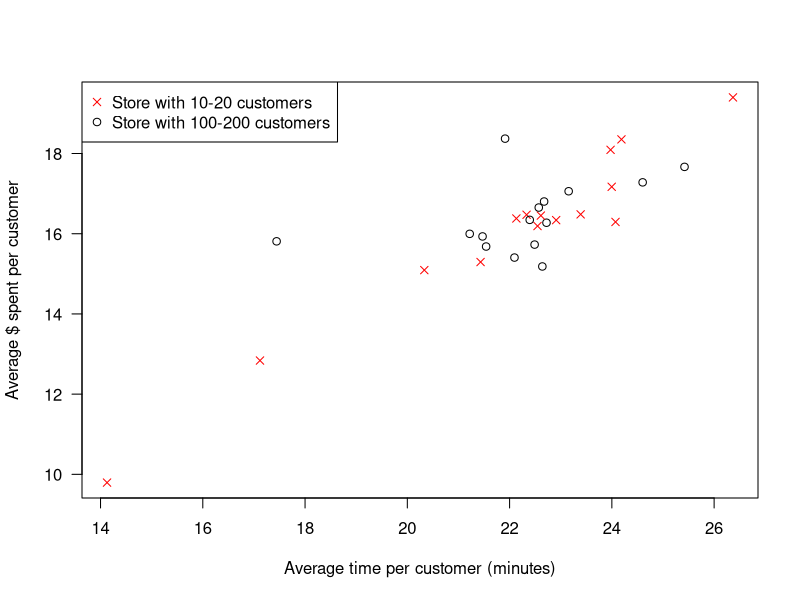
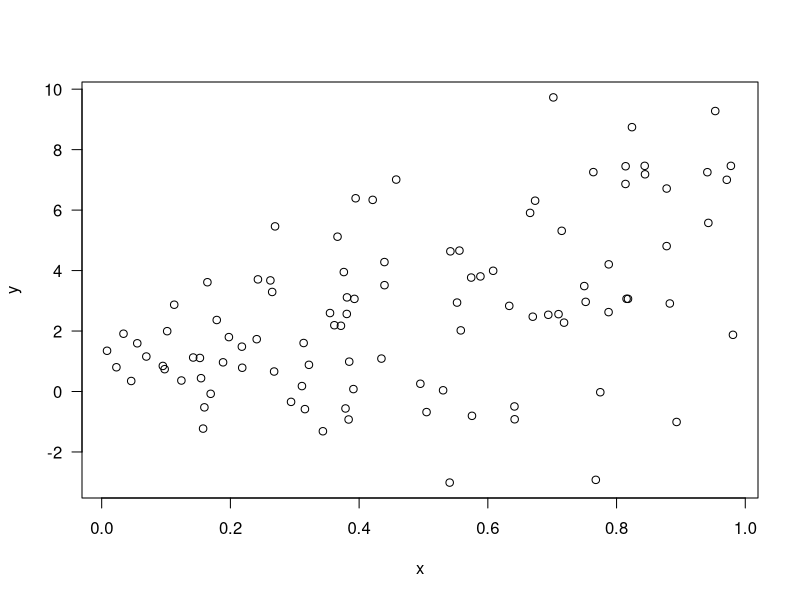
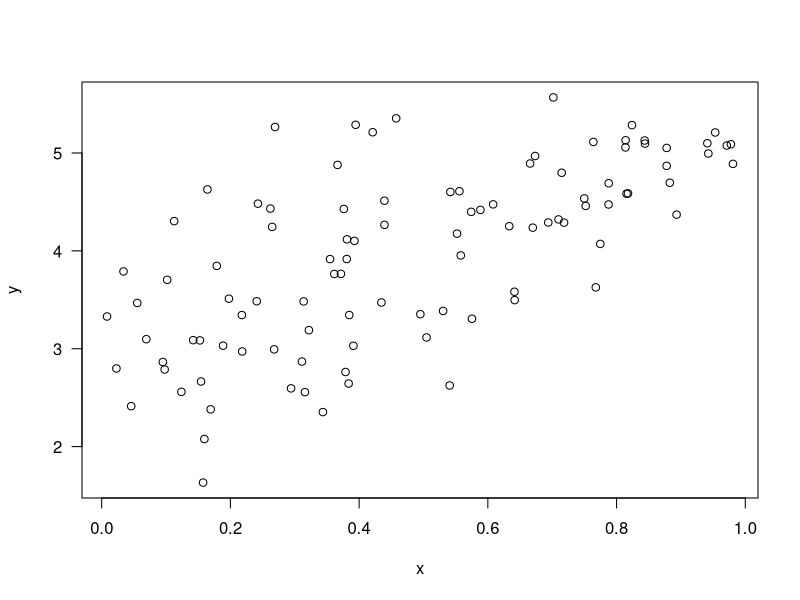
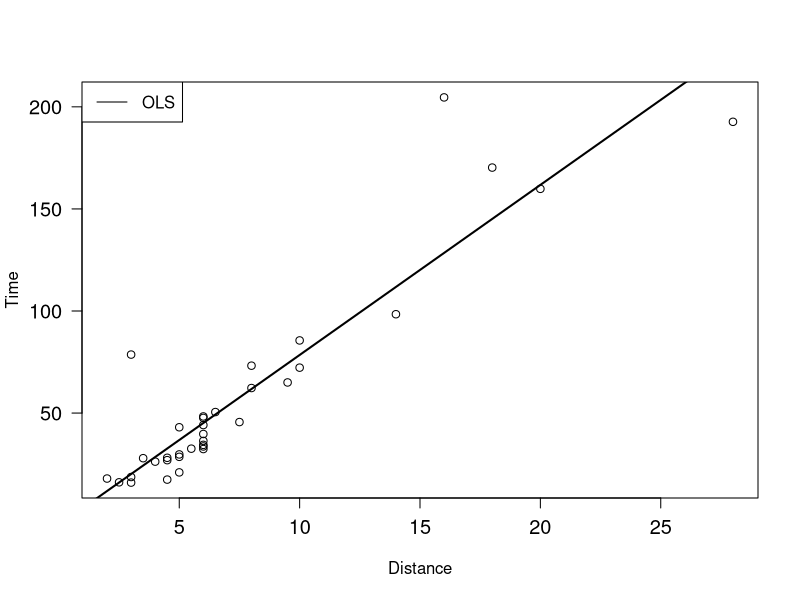
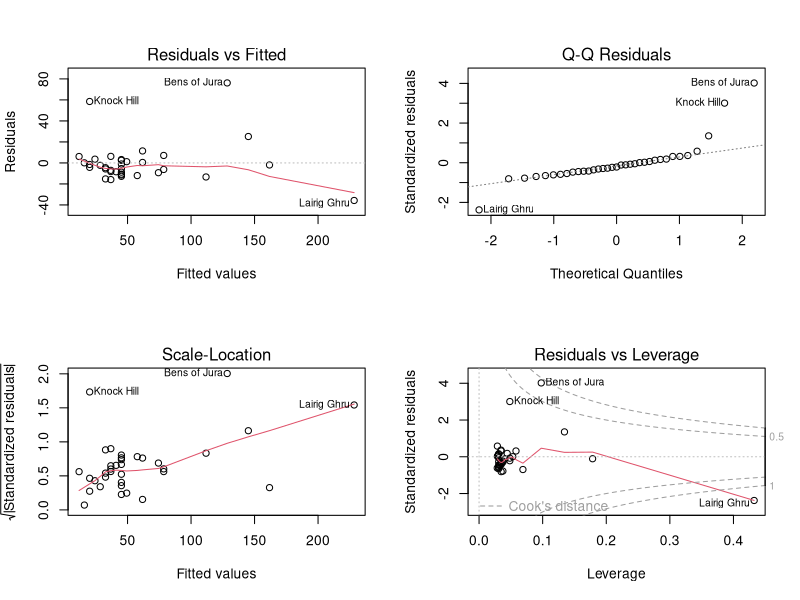
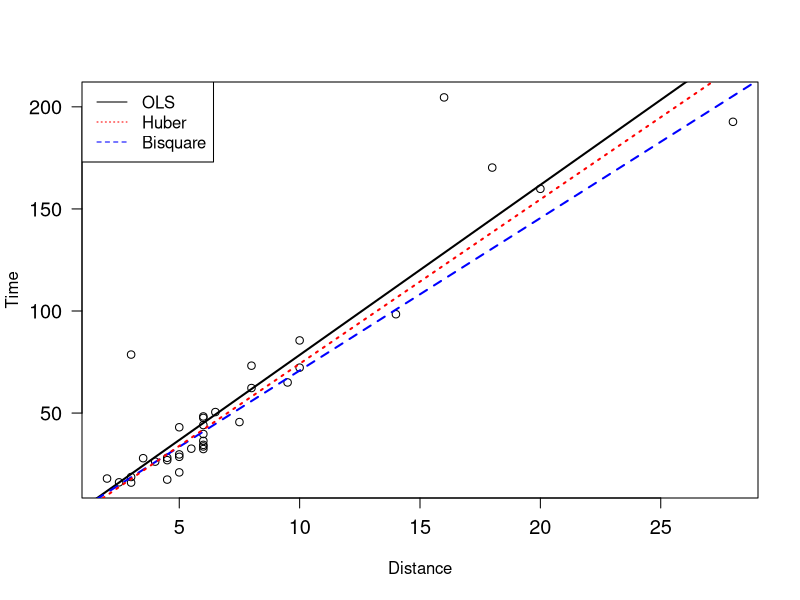
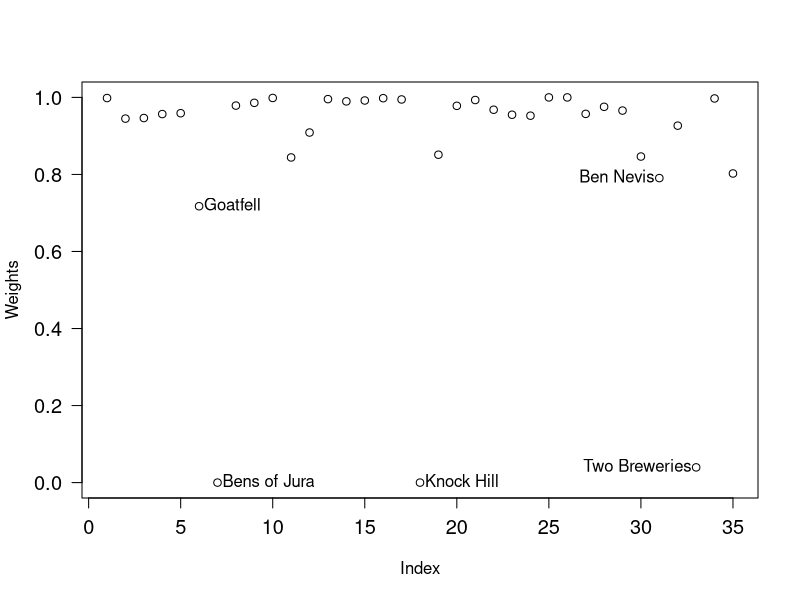

Write the R code that produced these figures, in order.
#are all data points equally reliable?
set.seed(33) 
n = c(sample(10:20, 15, replace=T), sample(100:200,15, replace=T)) # number of customers per week at diff stores
avgtime = rep(-1, 30)
avgspent = rep(-1,30)
for(store in 1:30){
  time = runif(n[store], 5, 40)
  spent = .5*time + 5 + rnorm(n[store], 0, 5)
  avgtime[store] = mean(time)
  avgspent[store] = mean(spent)
}

plot(avgspent~avgtime, col=c("red", "black"), pch=c(4,21), xlab="Average time per customer (minutes)", ylab="Average $ spent per customer", las=1)
legend("topleft", legend=c("Store with 10-20 customers", "Store with 100-200 customers"), pch=c(4,21), col=c("red", "black"))

#using a model to estimate the variance on the noise terms
set.seed(12)
x = runif(100)
y = 1 + 3*x + rnorm(100, 0, 1 + 3*x)
plot(x, y, las=1)
#this produces a scatterplot where variance increases with increasing x.


#iteratively weighted least squares or iwls in R
fit.w = lm(y~x) #fit the model with weights equal to 1

oldcoef = rep(0,length(fit.w$coefficients))
newcoef = fit.w$coefficients
iter = 0

while(sum(abs(oldcoef-newcoef))>.0001 & iter < 100) {
  w = 1/(fit.w$fitted.values^2) #find the weights
  fit.w = lm(y~x, weights = w) #refit using the weights 
  
  iter = iter + 1
  oldcoef = newcoef
  newcoef = fit.w$coefficients
}
newcoef
fit.w$coefficients

#a more complicated model for noise terms
set.seed(12)
x = runif(100)
y = 3 + 2*x + rnorm(100, 0, sqrt(1-x)) # rnorm uses standard deviation instead of variance
plot(x, y, las=1)

#while loop for more complicated model
fit.w = lm(y~x)

oldcoef = rep(0, length(fit.w$coef))
newcoef = fit.w$coef
iter = 0

while(sum(abs(oldcoef-newcoef))>.0001 & iter < 100) {
  fit.epsilon = lm(fit.w$residuals^2~x) #regress epsilon^2 on x
  w = 1/fit.epsilon$fitted.values #find the weights, 1/var(epsilon)
  fit.w = lm(y~x, weights = w) #refit using the weights 
  
  iter = iter + 1
  oldcoef = newcoef
  newcoef = fit.w$coefficients
}
newcoef
fit.w$coefficients

#when to use iteratively weighted least squares or iwls
#use when the variance of the error term is exactly equal to E(y_i)


#robust regression put less weight on outliers or influential points
#weights decrease as absolute value of residuals increase
#http://www.saedsayad.com/docs/RobustRegression.pdf

library(MASS)
plot(hills$time ~ hills$dist, cex.axis=1.2,las=1, ylab="Time", xlab="Distance")
fit = lm(time ~ dist, data = hills)
abline(fit, lwd=2)
legend("topleft", legend="OLS", lty=1)

par( mfrow = c(2, 2) )
plot(fit)

#while loop for tukey's bisquare method
fit.w = lm(time ~ dist, data = hills)

oldcoef = rep(0, length(fit.w$coef))
newcoef = fit.w$coef
iter = 0

while(sum(abs(oldcoef-newcoef))>.0001 & iter < 100) {
  MAR = median(abs(fit.w$residuals))
  k = 4.685*MAR/0.6745
  w = (pmax(1-(fit.w$residuals/k)^2,0))^2
  fit.w = lm(time ~ dist, data = hills, weights = w)
  
  iter = iter + 1
  oldcoef = newcoef
  newcoef = fit.w$coefficients
}
newcoef
fit.w$coefficients

####
library(MASS)
fit.bisquare = rlm(time ~ dist, data = hills, psi = psi.bisquare)
fit.huber = rlm(time ~ dist, data = hills, psi = psi.huber)

par( mfrow = c(1, 1) )
plot(hills$time ~ hills$dist, cex.axis=1.2,las=1, ylab="Time", xlab="Distance")
abline(fit, lwd=2)
abline(fit.bisquare, lwd=2, col="blue", lty=2)
abline(fit.huber, lwd=2, col="red", lty=3)
legend("topleft", legend=c("OLS", "Huber", "Bisquare"), lty=c(1,3,2), col=c("black","red","blue"))


library(car)
#install.packages("car")

plot(fit.bisquare$w, las=1, cex.axis=1.2, ylab="Weights")
smallweights = which(fit.bisquare$w < .8)
showLabels(1:dim(hills)[1], fit.bisquare$w, rownames(hills), method = smallweights)


#https://www.cs.umd.edu/~mount/Papers/lts-manuscript07.pdf

